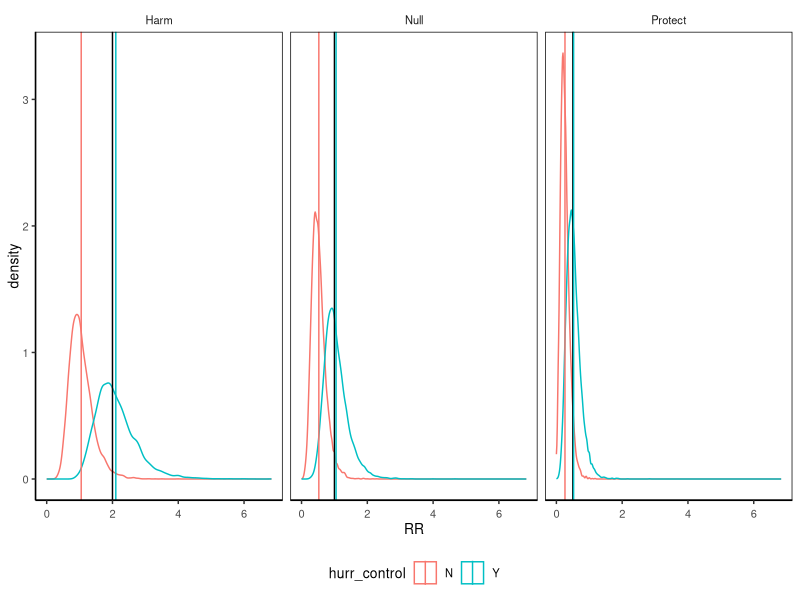

Write R code to recreate this figure.
# RUN SIMULATION FOR POISSON

# This script will generate 10,000 simulations for each distribution of Poisson values and calculate the relative risk

# Hurricanes will either cause an effect or have a null effect
# Hurricanes control days will either be included or not

# set denom
denom = 100

# set number of simulations and the relative rates of harm
nsims = 10000
rate_harm = 0.2 * denom
rate_noharm = 0.1 * denom
rate_protect = 0.05 * denom

# calculate true relative risks
RR_true_harm = data.frame(effect='Harm',RR=rate_harm/rate_noharm)
RR_true_noharm = data.frame(effect='Null',RR=rate_noharm/rate_noharm)
RR_true_protect = data.frame(effect='Protect',RR=rate_protect/rate_noharm)

RR_true = rbind(RR_true_harm,RR_true_noharm,RR_true_protect)

# 1. Harmful effect of hurricanes
set.seed(1234) ; nohurr_ctrl = rpois(nsims,rate_noharm)
set.seed(5678) ; hurr = rpois(nsims,rate_harm)
set.seed(9123) ; nohurr_ctrl_2 = rpois(nsims,rate_noharm)
set.seed(4567) ; hurr_ctrl = rpois(nsims,rate_harm)

# a. include hurricane control days
hurr_cases = hurr + hurr_ctrl
no_hurr_cases = nohurr_ctrl + nohurr_ctrl_2

hurricanes_total_denom = no_hurricanes_total_denom = denom + denom

RR_harm_hurr_control = data.frame(effect='Harm',hurr_control='Y',RR=((hurr_cases/hurricanes_total_denom) / (no_hurr_cases/hurricanes_total_denom)))
RR_harm_hurr_control_mean = data.frame(effect='Harm',hurr_control='Y',RR_mean=mean(RR_harm_hurr_control$RR))
# b. do not include hurricane control days

hurr_cases = hurr
no_hurr_cases = nohurr_ctrl + nohurr_ctrl_2

hurricanes_total_denom = denom
no_hurricanes_total_denom = denom + denom

RR_harm_no_hurr_control = data.frame(effect='Harm',hurr_control='N',RR=((hurr_cases/hurricanes_total_denom) / (no_hurr_cases/hurricanes_total_denom)))
RR_harm_no_hurr_control_mean = data.frame(effect='Harm',hurr_control='N',RR_mean=mean(RR_harm_no_hurr_control$RR))


# 2. null effect of hurricanes
set.seed(1234) ; nohurr_ctrl = rpois(nsims,rate_noharm)
set.seed(5678) ; hurr = rpois(nsims,rate_noharm)
set.seed(9123) ; nohurr_ctrl_2 = rpois(nsims,rate_noharm)
set.seed(4567) ; hurr_ctrl = rpois(nsims,rate_noharm)

# a. include hurricane control days
hurr_cases = hurr + hurr_ctrl
no_hurr_cases = nohurr_ctrl + nohurr_ctrl_2

hurricanes_total_denom = no_hurricanes_total_denom = denom + denom

RR_no_harm_hurr_control = data.frame(effect='Null',hurr_control='Y',RR=(hurr_cases/hurricanes_total_denom) / (no_hurr_cases/hurricanes_total_denom))
RR_no_harm_hurr_control_mean = data.frame(effect='Null',hurr_control='Y',RR_mean=mean(RR_no_harm_hurr_control$RR))

# b. do not include hurricane control days

hurr_cases = hurr
no_hurr_cases = nohurr_ctrl + nohurr_ctrl_2

hurricanes_total_denom = denom
no_hurricanes_total_denom = denom + denom

RR_no_harm_no_hurr_control = data.frame(effect='Null',hurr_control='N',RR=(hurr_cases/hurricanes_total_denom) / (no_hurr_cases/hurricanes_total_denom))
RR_no_harm_no_hurr_control_mean = data.frame(effect='Null',hurr_control='N',RR_mean=mean(RR_no_harm_no_hurr_control$RR))

# 3. protective effect of hurricanes
set.seed(1234) ; nohurr_ctrl = rpois(nsims,rate_noharm)
set.seed(5678) ; hurr = rpois(nsims,rate_protect)
set.seed(9123) ; nohurr_ctrl_2 = rpois(nsims,rate_noharm)
set.seed(4567) ; hurr_ctrl = rpois(nsims,rate_protect)

# a. include hurricane control days
hurr_cases = hurr + hurr_ctrl
no_hurr_cases = nohurr_ctrl + nohurr_ctrl_2

hurricanes_total_denom = no_hurricanes_total_denom = denom + denom

RR_protect_hurr_control = data.frame(effect='Protect',hurr_control='Y',RR=(hurr_cases/hurricanes_total_denom) / (no_hurr_cases/hurricanes_total_denom))
RR_protect_hurr_control_mean = data.frame(effect='Protect',hurr_control='Y',RR_mean=mean(RR_protect_hurr_control$RR))

# b. do not include hurricane control days

hurr_cases = hurr
no_hurr_cases = nohurr_ctrl + nohurr_ctrl_2

hurricanes_total_denom = denom
no_hurricanes_total_denom = denom + denom

RR_protect_no_hurr_control = data.frame(effect='Protect',hurr_control='N',RR=(hurr_cases/hurricanes_total_denom) / (no_hurr_cases/hurricanes_total_denom))
RR_protect_no_hurr_control_mean = data.frame(effect='Protect',hurr_control='N',RR_mean=mean(RR_protect_no_hurr_control$RR))


RR_data_frame = rbind(RR_harm_hurr_control,RR_harm_no_hurr_control,RR_no_harm_hurr_control,RR_no_harm_no_hurr_control,
                        RR_protect_hurr_control,RR_protect_no_hurr_control)

RR_estimated = rbind(RR_harm_hurr_control_mean,RR_harm_no_hurr_control_mean,RR_no_harm_hurr_control_mean,RR_no_harm_no_hurr_control_mean,RR_protect_hurr_control_mean,RR_protect_no_hurr_control_mean)

# PLOTS
library(ggplot2)

dir.output = paste0('~/git/rmparks_coastal_storms_Jan_2020/figures/poisson_simulation/')
ifelse(!dir.exists(dir.output), dir.create(dir.output, recursive=TRUE), FALSE)

pdf(paste0(dir.output,'density_plots.pdf'),paper='a4r',width=0,height=0)
ggplot() +
    geom_density(data=RR_data_frame,aes(x=RR,color=hurr_control)) +
    geom_vline(data=RR_true,aes(xintercept=RR)) +
    geom_vline(data=RR_estimated,aes(xintercept=RR_mean,color=hurr_control)) +
    facet_wrap(~effect) +

    theme_bw() + theme(text = element_text(size = 10),
    axis.title.y = element_text(margin=margin(b=1000)),
    panel.grid.major = element_blank(),axis.text.x = element_text(angle=0, vjust=0.5),
    plot.title = element_text(hjust = 0.5),panel.background = element_blank(),
    panel.grid.minor = element_blank(), axis.line = element_line(colour = "black"),
    panel.border = element_rect(colour = "black"),strip.background = element_blank(),
    legend.position = 'bottom',legend.justification='center',
    legend.background = element_rect(fill="white", size=.5, linetype="dotted"))
dev.off()







